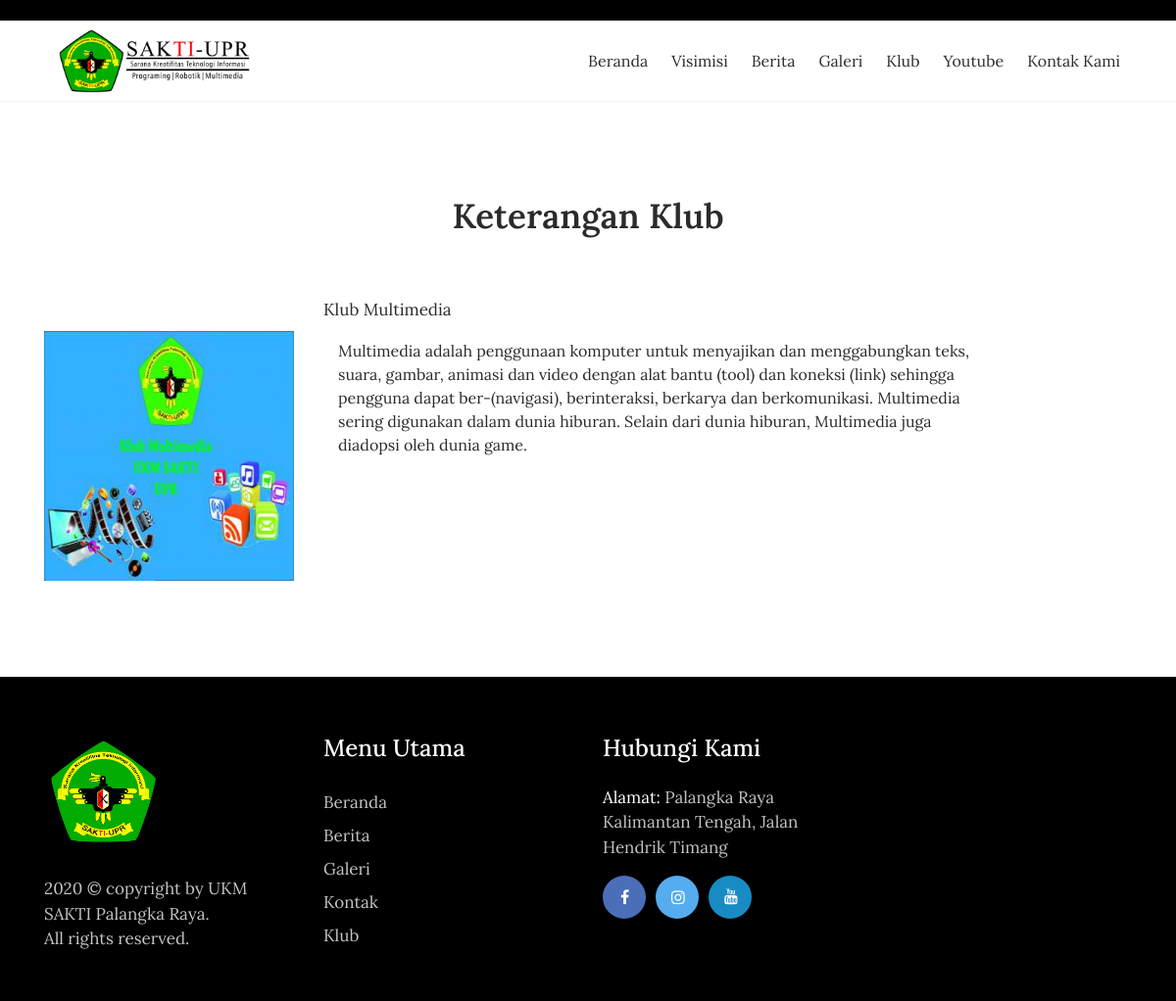
Page /index.php/mulmed on the committed database.
### tables this page shows
CREATE TABLE IF NOT EXISTS `tbl_k_mulmed` (
  `k_mulmed_id` int(11) NOT NULL AUTO_INCREMENT,
  `k_mulmed_nama` varchar(70) DEFAULT NULL,
  `k_mulmed_deskripsi` text,
  `k_mulmed_photo` varchar(40) DEFAULT NULL,
  PRIMARY KEY (`k_mulmed_id`)
);

### application/controllers/Mulmed.php (called while the page is built, shortened)
<?php
class Mulmed extends CI_Controller{
	function __construct(){
		$this->load->model('m_mulmed');
		$this->load->model('m_pengunjung');
	}
	function index(){
		$jum=$this->m_mulmed->mulmed();
        $page=$this->uri->segment(3);
        if(!$page):
            $offset = 0;
        else:
            $offset = $page;
        endif;
        $limit=8;
        $config['base_url'] = base_url() . 'mulmed/index/';
            $config['total_rows'] = $jum->num_rows();
            $config['per_page'] = $limit;
            $config['uri_segment'] = 3;
	          $config['full_tag_open']    = '<div class="pagging text-center"><nav><ul class="pagination justify-content-center">';
	          $config['full_tag_close']   = '</ul></nav></div>';
	          $config['num_tag_open']     = '<li class="page-item"><span class="page-link">';
	          $config['num_tag_close']    = '</span></li>';
	          $config['cur_tag_open']     = '<li class="page-item"><span class="page-link">';
	          $config['cur_tag_close']    = '<span class="sr-only">(current)</span></span></li>';
	          $config['next_tag_open']    = '<li class="page-item"><span class="page-link">';
	          $config['next_tagl_close']  = '<span aria-hidden="true">&raquo;</span></span></li>';
	          $config['prev_tag_open']    = '<li class="page-item"><span class="page-link">';
	          $config['prev_tagl_close']  = '</span>Next</li>';
	          $config['first_tag_open']   = '<li class="page-item"><span class="page-link">';
	          $config['first_tagl_close'] = '</span></li>';
	          $config['last_tag_open']    = '<li class="page-item"><span class="page-link">';
	          $config['last_tagl_close']  = '</span></li>';
            $config['first_link'] = 'Awal';
            $config['last_link'] = 'Akhir';
            $config['next_link'] = 'Next >>';
            $config['prev_link'] = '<< Prev';
            $this->pagination->initialize($config);
            $x['page'] =$this->pagination->create_links();
						$x['data']=$this->m_mulmed->mulmed_perpage($offset,$limit);
						$this->load->view('depan/v_mulmed',$x);
	}
}

### index.php (called while the page is built, shortened)
<?php
require_once BASEPATH.'core/CodeIgniter.php';

### application/models/M_mulmed.php (called while the page is built, shortened)
<?php
class M_mulmed extends CI_Model{
	function mulmed_perpage($offset,$limit){
		$hsl=$this->db->query("SELECT * FROM tbl_k_mulmed limit $offset,$limit");
		return $hsl;
	}
}

### application/views/depan/v_mulmed.php (the view, shortened to what this page needs)
<!DOCTYPE html>
<html lang="en">
<head>
    <link rel="stylesheet" href="<?php echo base_url().'theme/css/bootstrap.min.css'?>">
    <link rel="stylesheet" href="<?php echo base_url().'theme/css/font-awesome.min.css'?>">
    <link rel="stylesheet" href="<?php echo base_url().'theme/css/simple-line-icons.css'?>">
    <link rel="stylesheet" href="<?php echo base_url().'theme/css/slick.css'?>">
    <link rel="stylesheet" href="<?php echo base_url().'theme/css/slick-theme.css'?>">
    <link rel="stylesheet" href="<?php echo base_url().'theme/css/owl.carousel.min.css'?>">
    <link href="<?php echo base_url().'theme/css/style.css'?>" rel="stylesheet">
</head>
<body>
  <div class="header-topbar">
        <div class="container">
            <div class="row">
                     <div class="col-xs-6 col-sm-8 col-md-9">
                    </div>
                    <div class="col-xs-6 col-sm-4 col-md-3">
                    </div>
            </div>
        </div>
    </div>
    <div data-toggle="affix" style="border-bottom:solid 1px #f2f2f2;">
    <div class="col-md-12">
    </div>
    <div class="container nav-menu2">
            <div class="row">
                <div class="col-md-12">
                    <nav class="navbar navbar2 navbar-toggleable-md navbar-light bg-faded">
                        <div class="col-md-3">
                        <img src="<?php echo base_url().'theme/images/logo web copy 31.png'?>" width="80%" class="img-fluid" alt="footer_logo">
            </div>
                        <div class="collapse navbar-collapse justify-content-end" id="navbarNavDropdown">
                        <ul class="navbar-nav">
                                <li class="nav-item">
                                    <a class="nav-link" href="<?php echo site_url('');?>">Beranda</a>
                                </li>
                                <li class="nav-item">
                                    <a class="nav-link" href="<?php echo site_url('pengumuman');?>">Visimisi</a>
                                </li>
                                <li class="nav-item">
                                    <a class="nav-link" href="<?php echo site_url('blog');?>">Berita</a>
                                </li>
                                <li class="nav-item">
                                    <a class="nav-link" href="<?php echo site_url('galeri');?>">Galeri</a>
                                </li>
                                <li class="dropdown">
								<a class="nav-link" href="#">Klub</a>
                                </li>
                                <li class="nav-item">
                                    <a class="nav-link" href="<?php echo site_url('youtube');?>">Youtube</a>
                                </li>
                                <li class="nav-item">
                                  <a class="nav-link" href="<?php echo site_url('contact');?>">Kontak Kami</a>
                                </li>
                             </ul>
                  </div>
                </nav>
              </div>
            </div>
          </div>
        </div>
    <section class="our-teachers">
        <div class="container">
            <div class="row">
                <div class="col-md-12">
                    <h2 class="mb-5">Keterangan Klub</h2>
                </div>
            </div>
            <div class="row">
                <?php foreach ($data->result() as $row) : ?>
                    <div class="col-xs-12 col-sm-6 col-md-3">
                        <div class="admission_insruction">
                          <?php if(empty($row->k_mulmed_photo)):?>
                            <img src="<?php echo base_url().'assets/images/blank.png';?>" class="img-fluid" alt="#">
                          <?php else:?>
                            <img src="<?php echo base_url().'assets/images/'.$row->k_mulmed_photo;?>" class="img-fluid" alt="#">
                          <?php endif;?>
                        </div>
                    </div>
                    <div class="col-xs-12 col-sm-6 col-md-9">
                    <p class="mt-3"><span><?php echo $row->k_mulmed_nama;?></span>
                                <br>
                    <div class="col-md-10">
                    <?php echo $row->k_mulmed_deskripsi;?></p>
                    </div>
                    </div>
                <?php endforeach;?>
              </div>
    </section>
    <footer>
    <div class="container">
        <div class="row">
            <div class="col-md-3">
                <div class="foot-logo">
                    <a href="<?php echo site_url();?>">
                    <img src="<?php echo base_url().'theme/images/Logo Sakti.png'?>" width="120px" height="120px" class="img-fluid" alt="footer_logo">
                    </a>
                     <p><?php echo date('Y');?> © copyright by UKM SAKTI Palangka Raya</a>. <br>All rights reserved.</p>
                    </div>
                </div>
                <div class="col-md-3">
                    <div class="sitemap">
                        <h3>Menu Utama</h3>
                        <ul>
                            <li><a href="<?php echo site_url();?>">Beranda</a></li>
                            <li><a href="<?php echo site_url('artikel');?>">Berita </a></li>
                            <li><a href="<?php echo site_url('galeri');?>">Galeri</a></li>
                            <li><a href="<?php echo site_url('contact');?>">Kontak</a></li>
                            <li><a href="<?php echo site_url('mulmed');?>">Klub</a></li>
                        </ul>
                    </div>
                </div>
                <div class="col-md-3">
                    <div class="address">
                        <h3>Hubungi Kami</h3>
                        <p><span>Alamat: </span> Palangka Raya Kalimantan Tengah, Jalan Hendrik Timang </p>
                            <ul class="footer-social-icons">
                            <li><a href="https://www.facebook.com/groups/sakti.upr/"><i class="fa fa-facebook fa-fb" aria-hidden="true"></i></a></li>
                                <li><a href="https://www.instagram.com/ukmsaktiupr/"><i class="fa fa-instagram fa-tw" aria-hidden="true"></i></a></li>
                                <li><a href="https://www.youtube.com/channel/UC0QFw_vfv2UIPFn8kK_Se4A"><i class="fa fa-youtube fa-in" aria-hidden="true"></i></a></li>
                            </ul>
                        </div>
                    </div>
                </div>
            </div>
        </footer>
</body>
</html>

### rows in the picture
tbl_k_mulmed: k_mulmed_photo (picture), k_mulmed_nama "Klub Multimedia", k_mulmed_deskripsi "Multimedia adalah penggunaan komputer untuk menyajikan dan menggabungkan teks, suara, gambar, animasi dan video dengan alat bantu (tool) dan koneksi (link) sehingga pengguna dapat ber-(navigasi), berinteraksi, berkarya dan berkomunikasi. Multimedia sering digunakan dalam dunia hiburan. Selain dari dunia hiburan, Multimedia juga diadopsi oleh dunia game."
